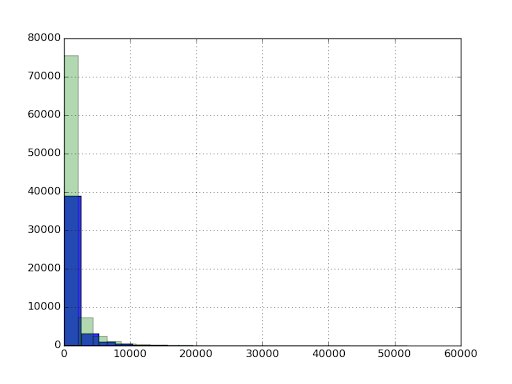

The Python source for this figure:
import numpy as np
import pandas
import matplotlib.pyplot as plt

def entries_histogram(turnstile_weather):
    '''
    Before we perform any analysis, it might be useful to take a
    look at the data we're hoping to analyze. More specifically, let's 
    examine the hourly entries in our NYC subway data and determine what
    distribution the data follows. This data is stored in a dataframe
    called turnstile_weather under the ['ENTRIESn_hourly'] column.
    
    Let's plot two histograms on the same axes to show hourly
    entries when raining vs. when not raining. Here's an example on how
    to plot histograms with pandas and matplotlib:
    turnstile_weather['column_to_graph'].hist()
    
    Your histograph may look similar to bar graph in the instructor notes below.
    
    You can read a bit about using matplotlib and pandas to plot histograms here:
    http://pandas.pydata.org/pandas-docs/stable/visualization.html#histograms
    
    You can see the information contained within the turnstile weather data here:
    https://www.dropbox.com/s/meyki2wl9xfa7yk/turnstile_data_master_with_weather.csv
    '''
    plt.figure()
    turnstile_weather['ENTRIESn_hourly'][turnstile_weather['rain']==1].hist(bins=20, alpha = 0.8)
    turnstile_weather['ENTRIESn_hourly'][turnstile_weather['rain']==0].hist(bins=20, alpha = 0.3)
    return plt
